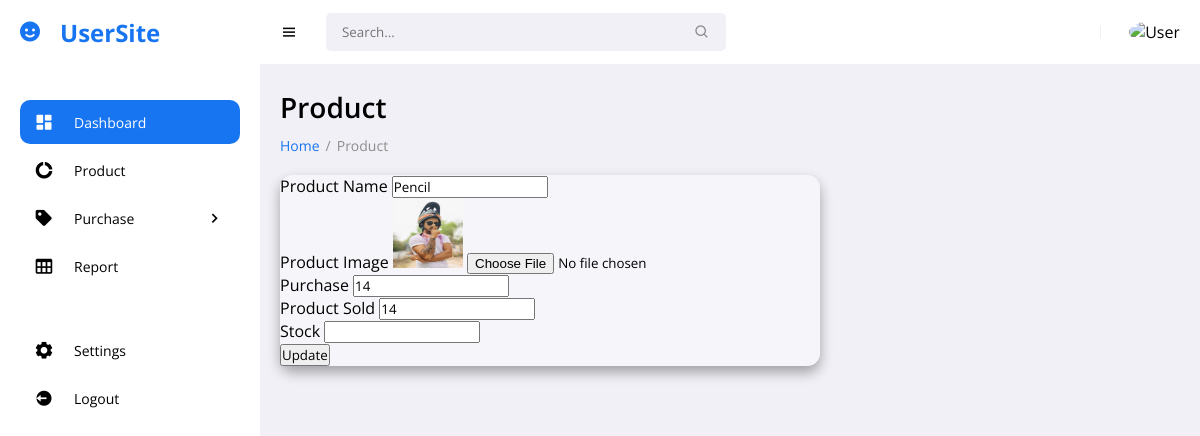
Page /bin/updateproduct1.php?id=25 (signed in) on the committed database.
### tables this page shows
CREATE TABLE `product` (
  `product_id` int(11) NOT NULL,
  `product_name` varchar(255) NOT NULL,
  `product_bought` int(255) NOT NULL,
  `product_sold` int(255) NOT NULL,
  `product_stock` int(255) NOT NULL,
  `product_image` varchar(255) NOT NULL
);

### bin/updateproduct1.php (the view, shortened to what this page needs)
<!DOCTYPE html>
<html lang="en">
<head>
	<link href='https://unpkg.com/boxicons@2.0.9/css/boxicons.min.css' rel='stylesheet'>
	<link rel="stylesheet" href="assets/css/style.css">
	<link rel="stylesheet" href="assets/css/add.css">
</head>
<body>
<?php
    include 'includes/connection.php';
    $id = $_GET['id'];
    $select = "SELECT * FROM product WHERE product_id='$id'";
    $data=mysqli_query($con,$select);
    while($row= mysqli_fetch_array($data)){
        $name = $row['product_name'];
        $bought = $row['product_bought'];
        $sold = $row['product_sold'];
        $image = $row['product_image'];
    }
?>
	<section id="sidebar">
		<?php
			if($_SESSION['user_type'] == 1){
				include 'layouts/user_menu.php';
			}
			else{
				include 'layouts/admin_menu.php';
			}
		?>
    <main >
    <h1 class="title">Product</h1>
    <ul class="breadcrumbs">
        <li><a href="index.php">Home</a></li>
        <li class="divider">/</li>
        <li><a href="product.php" class="active">Product</a></li>
    </ul>
  <div class="add-form">
      <div class="form-container">
      <form action="" method="POST" enctype="multipart/form-data">
            <div class="row">
              <label for="">Product Name</label>
              <input type="text" name="name" value="<?php echo $name ;?>">
            </div>
            <div class="row">
            <label for="">Product Image</label>
            <img src="<?php echo "images/".$image; ?>"  height="70px" width="70px">
              <input type="file"  name="image" value="<?php   ?>">
            </div>
            <div class="row">
            <label for="">Purchase</label>
              <input type="number" name="bought" value="<?php  echo $bought; ?>">
            </div>
            <div class="row">
            <label for="">Product Sold</label>
              <input type="number" name="sold" value="<?php  echo $sold; ?>">
            </div>
            <div class="row">
            <label for="">Stock</label>
            <input type="number" name="stock" value="">
            </div>
            <div class="row button">
              <input type="submit" value="Update" name="update">
            </div>
          </form>
        </div>
      </div>
  </main>
  </section>
</body>
</html>

### assets/css/style.css (style rules this page uses)
* { font-family: 'Open Sans', sans-serif; margin: 0; padding: 0; box-sizing: border-box; }
:root { --grey: #F1F0F6; --dark-grey: #8D8D8D; --light: #fff; --dark: #000; --green: #81D43A; --light-green: #E3FFCB; --blue: #1775F1; --light-blue: #D0E4FF; --dark-blue: #0C5FCD; --red: #FC3B56; --hue: 240; --first-color: hsl(var(--hue), 16%, 18%); --title-color: hsl(var(--hue), 8%, 15%); --text-color: hsl(var(--hue), 8%, 35%); --body-color: hsl(var(--hue), 100%, 99%); --container-color: #FFF; --z-modal: 1000; }
body { background: var(--grey); overflow-x: hidden; }
a { text-decoration: none; }
li { list-style: none; }
#sidebar { position: fixed; max-width: 260px; width: 100%; background: var(--light); top: 0; left: 0; height: 100%; overflow-y: auto; scrollbar-width: none; transition: all .3s ease; z-index: 200; }
main { width: 100%; padding: 24px 20px 20px 20px; }
main .title { font-size: 28px; font-weight: 600; margin-bottom: 10px; }
main .breadcrumbs { display: flex; grid-gap: 6px; }
main .breadcrumbs li, main .breadcrumbs li a { font-size: 14px; }
main .breadcrumbs li a { color: var(--blue); }
main .breadcrumbs li a.active, main .breadcrumbs li.divider { color: var(--dark-grey); pointer-events: none; }

### assets/css/add.css (style rules this page uses)
.form-container { width: 60%; background-color: #fff5; box-shadow: 0 .4rem .8rem #0005; border-radius: .8rem; margin-top: 20px; }
.form-container form { align-items: left; }

### rows in the picture
product: name "Pencil", product_image (picture), bought "14", sold "14"
